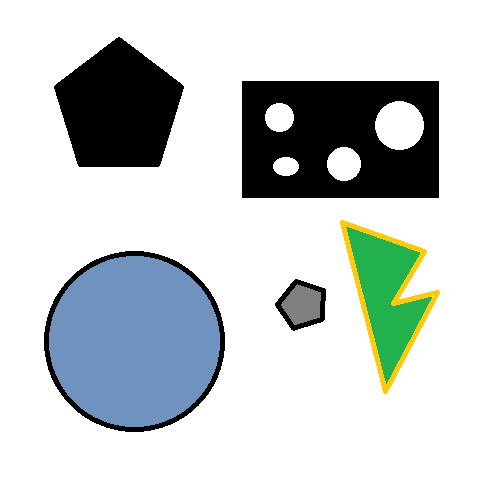
%> input picture Petrosov/lab1/details.png, 478 x 487 px
$ octave lab2_part2.m   (GNU Octave 9; MATLAB toolbox functions it lacks are replaced by stand-ins)
%> lines starting %> are read from the running program, lines starting %| are printed output that depends on the picture; in (x1, y1, x2, y2) boxes, pixels count from 0 and x2, y2 are one past the last pixel; in counts of white or black regions, pixels touching at a corner belong together; the program's own positions count from 1
### Petrosov/lab1/CentProf.m
function [ R ] = CentProf( B )
    % B — бинарная маска одного объекта

    % Заполняем отверстия для корректного контура
    B_filled = imfill(B, 'holes');
    E = bwperim(B_filled);

    [y, x] = find(B_filled == 1);
    if isempty(x)
        R = zeros(360, 1);
        return;
    end

    xc = mean(x);
    yc = mean(y);

    [y, x] = find(E == 1);
    dx = x - xc;
    dy = y - yc;

    ro = sqrt(dx.^2 + dy.^2);
    fi = atan2d(dy, dx);

    f = mod(floor(fi), 360) + 1;

    n = length(x);
    R = zeros(360, 1);
    for i = 1:n
        R(f(i)) = max(R(f(i)), ro(i));
    end

    % Заполнение возможных пропусков (интерполяция)
    zero_idx = (R == 0);
    if any(zero_idx)
        angles = 1:360;
        R(zero_idx) = interp1(angles(~zero_idx), R(~zero_idx), angles(zero_idx), 'linear', 'extrap');
    end

    % Нормировка
    R = R ./ mean(R);
end

### Petrosov/lab1/lab2_part2.m
clear; close all; clc;

%% 1. Загрузка и подготовка изображения
filename = 'details.png'; % Укажите имя вашего файла

if ~exist(filename, 'file')
    error('Файл %s не найден!', filename);
end

A = imread(filename);
%> A is the input picture: size 487x478x3 uint8; mean R, G, B 196.9, 203.3, 203.2
if size(A, 3) == 3
    A = rgb2gray(A);
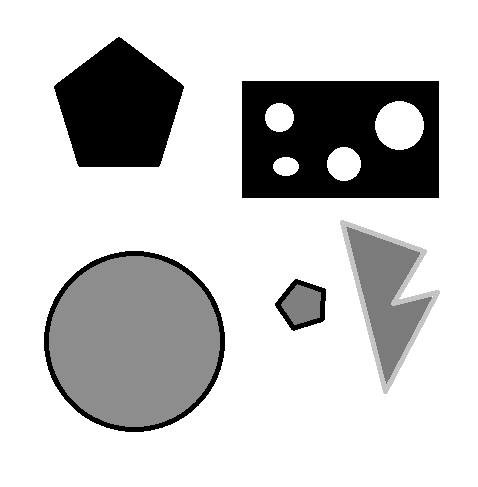
%> A: size 487x478 uint8; min 0, max 255, mean 201.4
end

% Бинаризация и инверсия
B = im2bw(A, 0.5);
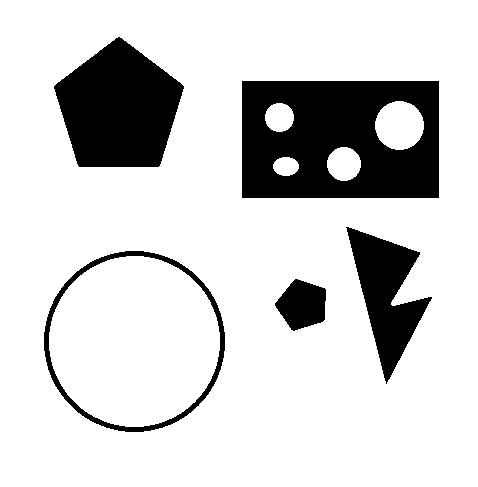
%> B: size 487x478 logical; 82.2% white; 5 black regions, box (x1, y1, x2, y2) and area: (242, 81, 439, 198) 19211, (54, 37, 184, 167) 11823, (346, 227, 432, 384) 5902, (44, 251, 225, 432) 2756, (275, 279, 326, 331) 1849
B = imcomplement(B);
B = bwareaopen(B, 100); % Удаление шума

figure('Name', 'Бинарные объекты');
imshow(B); title('1. Бинаризованные детали');

%% 2. Сегментация объектов
[L, num_objects] = bwlabel(B);
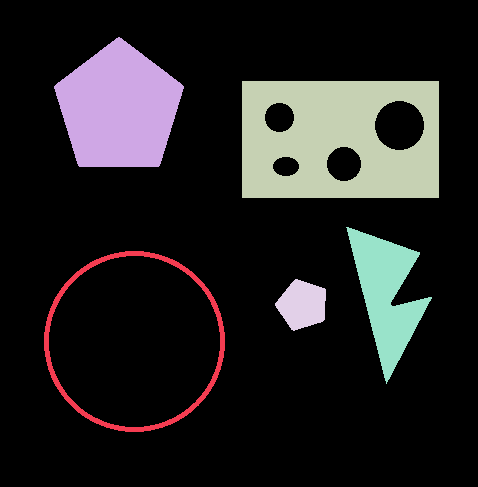
%> L: size 487x478 double; 6 distinct labels, from 0 to 5; one colour per label, 0 black
%> num_objects = 5
fprintf('===================================================\n');
fprintf('Всего обнаружено объектов: %d\n', num_objects);
%| Всего обнаружено объектов: 5
fprintf('===================================================\n');

% Создаем RGB матрицы (фон — белый)
img_h = size(B, 1);
%> img_h = 487
img_w = size(B, 2);
%> img_w = 478

R_chan = ones(img_h, img_w) * 255;
G_chan = ones(img_h, img_w) * 255;
B_chan = ones(img_h, img_w) * 255;

%% 3. Анализ каждого объекта
for k = 1:num_objects
    obj_mask = (L == k);

    % --- КРИТЕРИЙ 1: Подсчет отверстий ---
    filled_obj = imfill(obj_mask, 'holes');
    holes_mask = filled_obj & ~obj_mask;
    [~, num_holes] = bwlabel(holes_mask);

    % --- КРИТЕРИЙ 2: Поиск вершин через сглаженный Центроидальный профиль ---
    R_prof = CentProf(obj_mask);

    % Зацикливаем профиль (3 раза), чтобы границы 360->1 deg сглаживались корректно
    R_triple = [R_prof; R_prof; R_prof];

    % Сильное сглаживание фильтром Гаусса (убирает пиксельные лесенки Paint)
%> (the run ends here)
